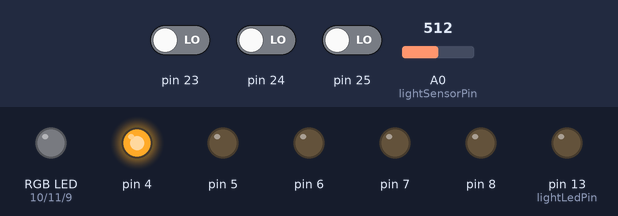
This sketch was run on a simulated Arduino Mega 2560, built with avr-gcc and run on an emulated ATmega2560. Shown: an RGB LED mixed from three pins (HIGH = lit), output pins drawn as LEDs (lit = HIGH). Wiring (inferred from the names in the program): IR receiver: data pin 22. Inputs (shaded band) come from the test bench; at power-on: A0 (lightSensorPin) = 512, pin 23 LOW, pin 24 LOW, pin 25 LOW. Random numbers use the default seed unless the sketch sets one; pins used as bus, display or sensor lines are not drawn.

Above: at 1.2 s.
1.3 s: A0 (lightSensorPin) set to 316
At 2.8 s:
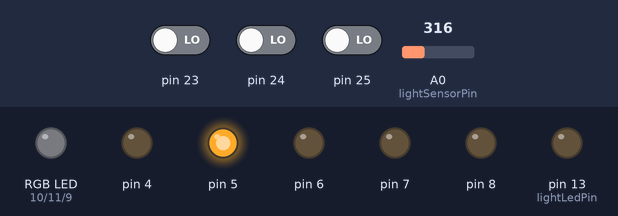
4.3 s: A0 (lightSensorPin) set to 287
At 7.4 s:
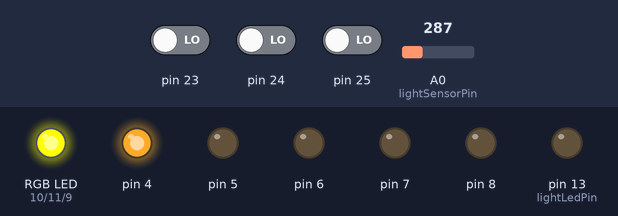
At 8.8 s:
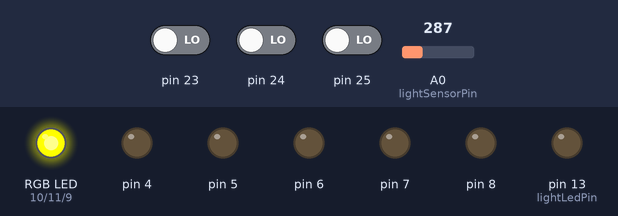
Timing chart, 0 to 26.1 s (numbered marks = the images above; inputs shaded):
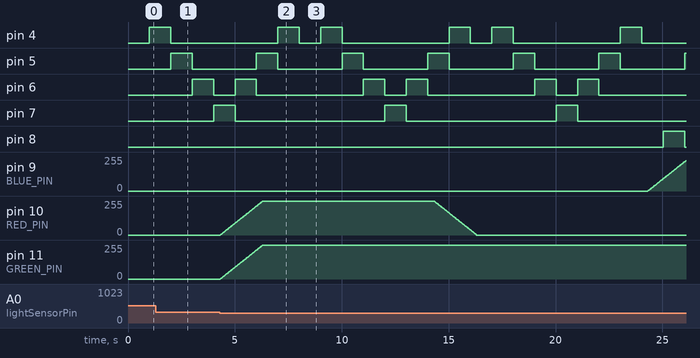

The sketch:

kmfountain.ino
```cpp
#include "Arduino.h"

// Turn on /off debug here
#define debug false
#include "debug.h"

#include "remote.h"   // Not used.
#include "led.h"
#include "pump.h"
#include "timer.h"

//#define TESTING


#define USE_RANDOM_PATTERNS false
static const boolean useRandomColors = false;

/*
  Pin Assignments
*/
#if defined(__AVR_ATmega2560__)
#define REMOTE_PIN 22
#else
#define REMOTE_PIN 13
#endif

#define BLUE_PIN   9
#define RED_PIN   10
#define GREEN_PIN 11

static const int lightSensorPin = A0;    // select the input pin for the potentiometer
static const int lightLedPin = 13;      // select the pin for the LED

/*
   Constants
*/

static const int lightSensorValue = 0;  // variable to store the value coming from the sensor

#define NUM_PUMPS 6
#define FIRST_PUMP_PIN  3
#define LAST_PUMP_PIN   (FIRST_PUM_PIN + NUM_PUMPS - 1)

//#if defined(__AVR_ATmega2560__)
#if !defined(TESTING)
static const int patternChangeSeconds = 20;
static const int colorChangeSeconds = 10;
static const int internalPatternChangeSeconds = 4;
static const int pumpfade = 4;
static const int lightfade = 2;
static const long autoOffMinutes = 120;
static const int pumpmin = 150;
static const bool enablepumps = true;
boolean forceLightsOn = false;

#else
static const int patternChangeSeconds = 35;
static const int colorChangeSeconds = 3;
static const int internalPatternChangeSeconds = 3;
static const int pumpfade = 5;
static const int lightfade = 1;
static const long autoOffMinutes = 5;
static const int pumpmin = 0;
static const bool enablepumps = false;
boolean forceLightsOn = true;

#endif

enum pump_patterns {
  POPCORN,
  RANDOM_PAIR,
  INSTANT_THREE,
  THREE,
  INSTANT_FOUR,
  FOUR,
  INSTANT_SIX_ONLY,
  SIX_ONLY,
  MOUNTAIN,
  VALLEY,
  SPLASH,

  /* Last Pattern.  Enum would be number of patterns */
  NUM_PATTERNS,

  /* Disabled */
  DECAY,
  SYMETRICAL,
  FULL_OR_3QTR
};

// If not using randomPatterns, then use program list
int programList[] = {
                      POPCORN, POPCORN, POPCORN,
                      SPLASH,
                      RANDOM_PAIR,
                      INSTANT_THREE, INSTANT_FOUR, INSTANT_SIX_ONLY,
                      MOUNTAIN, VALLEY, THREE, THREE,
                      -1  // END PROGRAM restart.
                    };

int maxProgramIndex = sizeof(programList) / sizeof(int) - 2;  // Less End of program marker
int mode = 0;
int colormode = 0;
int pattern = NUM_PATTERNS; // force change
int nextPattern = -1;
int programIndex = 1000;    // force Change
int pattern_one_state = 0;
const int popcorn_reset = 11;
int popcorn_state = 0;
int popcorn_previous = 0;

boolean fountainOn = true;  //Always on
boolean lightsOn = false;

/*
  Fountain sensors and actuators
*/

Remote remote;
RGBLed rgb;
Fountain fountain;

/*
   Timers
*/

Timer colorChange;    // Color change
Timer patternChange;
Timer internalPatternChange;
Timer autoOff;
Timer buttonTimer;

void setup() {
  // USB can be used for Debug output.
  Serial.begin(9600);
  Dln("setup");
  D2("Remote pin = ", REMOTE_PIN);
  remote.init(REMOTE_PIN);

  pinMode(lightLedPin, OUTPUT);

  rgb.init(BLUE_PIN, RED_PIN, GREEN_PIN);
  rgb.setFadeSpeed(lightfade);  // In seconds.
  //rgb.test(&remote);

  fountain.init(FIRST_PUMP_PIN);
  fountain.setFadeSpeed(pumpfade);  // in Seconds.
  fountain.pump[5].setMin(pumpmin);
  //fountain.test(&remote);

  colorChange.setSeconds(colorChangeSeconds);
  colorChange.expire();
  patternChange.setSeconds(patternChangeSeconds);

  internalPatternChange.setSeconds(internalPatternChangeSeconds);
  internalPatternChange.expire();
  patternChange.expire();
  randomSeed(analogRead(A0));

  autoOff.setMinutes(autoOffMinutes);

  buttonTimer.setSeconds(5);
  Dln("end setup");
}


boolean test = false;
int speed = 1000;

void loop()
{

#if defined(TESTING2)
    fountain.off();
    rgb.setWhite(255);
    rgb.setNow();
    //rgb.setRed(0);
    //rgb.setNow();
    //rgb.setBlue(0);
    //rgb.setNow();
    return;
#endif


   if (autoOff.isNow())
   {
     D2("AutoOff Minutes expired: ", autoOff.getMinutes());
    // fountainOn = false;
   }

   int sensorValue = analogRead(lightSensorPin);
   //D2("sensorValue=",sensorValue);
   if (forceLightsOn || sensorValue < 300)
   {
    //   D4("Sensor=",sensorValue,"forceLightsOn=",forceLightsOn);
     if (lightsOn == false)
        colorChange.expire();
     lightsOn = true;
   }

  int oldpattern = pattern;

  if (mode == 0 && patternChange.isNow())
  {
    Dln("-----------------");
    if (USE_RANDOM_PATTERNS) {
      Dln("Mode 0 and patternChange is now()");
      D2("Time = ", millis());
      while (oldpattern == pattern)
        pattern = random(0,NUM_PATTERNS);
      D2("Random pattern = ",pattern);
      nextPattern = -1;
    }
    else {
      if (++programIndex >= sizeof(programList)/sizeof(int) || programList[programIndex] == -1)
        programIndex = 0;
      pattern = programList[programIndex];
      D2("programIndex = ", programIndex);
      D2("Pattern = ", pattern);
      //if (pattern == RANDOM_PAIR)
      //  Serial.println("changed to random pairs");
      nextPattern = programList[(programIndex + 1) % (maxProgramIndex + 1)];
      D2("NextPattern = ", nextPattern);
    }

    // Reset Common state
    fountain.setFadeSpeed(pumpfade);  // in Seconds.
    internalPatternChange.setSeconds(internalPatternChangeSeconds);
    patternChange.setSeconds(patternChangeSeconds);
    internalPatternChange.expire();
    popcorn_state = popcorn_reset;
  }

  if (colorChange.isNow() && lightsOn)
  {
    if (useRandomColors){
      Dln("Choose Random color");
      rgb.randomColor();
    }
    else {
      Dln("Choose from ColorWheel");
      rgb.colorWheel();
      D2("red = ", rgb._rLed.getNewValue());
      D2("green = ", rgb._gLed.getNewValue());
      D2("blue = ", rgb._bLed.getNewValue());
    }
    //changecolor(); // Supported buttons for different color modes.
  }

  if (internalPatternChange.isNow())
  {
    switch (pattern) {
      case FULL_OR_3QTR:
        {
          // all on at half, 3qtr or full;
          Dln("Pattern - FULL_OR_3QTR");
          int p1value = random(7,9) * 32 - 1;
          if (p1value >= 256) p1value = 255;
          for (int p = 0; p < fountain.size() - 1; ++p)
          {
            fountain.pump[p].setNewValue(p1value);
          }
        }
        break;

      case RANDOM_PAIR:
        {
          Dln("Pattern RANDOM_PAIR");

          if (pattern != oldpattern) {
            //Serial.println("RANDOM_PAIR: forcing fountain off");
            fountain.setNewValue(0);
          }

          int max_random_pump = fountain.size() - 1;
          // Pick an off pump
          int pumpnum;
          do {
            pumpnum = random(0,max_random_pump);
            //Serial.print("pumpnum=");Serial.print(pumpnum); Serial.print(" value = ");Serial.println(fountain.pump[pumpnum].getRawValue());
          }
          while (fountain.pump[pumpnum].getRawValue() != 0);
          //Serial.print("RANDOM_PAIRS: off pumpnum = "); Serial.println(pumpnum);

          // Pick another off pump
          int pumpnum2;
          do {
            pumpnum2 = random(0,max_random_pump);
            //Serial.print("pumpnum2=");Serial.print(pumpnum2); Serial.print(" value = ");Serial.println(fountain.pump[pumpnum2].getRawValue());
          }
          while (pumpnum == pumpnum2 || (fountain.pump[pumpnum2].getRawValue() != 0 ));
          //Serial.print("RANDOM_PAIRS: off pumpnum2 = "); Serial.println(pumpnum2);
          internalPatternChange.setSeconds(2);

          int maxvalue = 255;

          fountain.off();
          fountain.pump[pumpnum].setNow(maxvalue);
          D2("Turn on Pump#",pumpnum);
          fountain.pump[pumpnum2].setNow(maxvalue);
          D2("Turn on Pump#",pumpnum2);
        }
        break;

      case POPCORN:
        // rolling
        Dln("Pattern POPCORN");
        internalPatternChange.setSeconds(1);
        popcorn_previous = popcorn_state;
        if (++popcorn_state > 9)  // Need to reach 'reset'
          popcorn_state = 0;

        D4("popcorn_state=",popcorn_state," popcorn_previous=",popcorn_previous);
        switch (popcorn_state) {
          case 0:
            fountain.off();
            // flow through
          case 1:
          case 2:
          case 3:
          case 4:
            fountain.pump[popcorn_state].setNow(255);
            if (popcorn_previous < 4)
              fountain.pump[popcorn_previous].setNow(0);
            break;
          case 5:
          case 6:
          case 7:
          case 8:
            // If repeating program, then skip 8
            if (popcorn_state != 8 || USE_RANDOM_PATTERNS || nextPattern != pattern){
              fountain.pump[8-popcorn_state].setNow(255);
              fountain.pump[8-popcorn_previous].setNow(0);
              break;
            }
            // else fall through
          default:  // random repeat?
            fountain.off();
            if (!USE_RANDOM_PATTERNS||random(0,3) == 0)
              patternChange.expire();
            break;
        }
        break;

      case SPLASH:
        // rolling
        Dln("Pattern SPLASH");

        internalPatternChange.setSeconds(1);
        Dln("Pattern 3 POPCORN");
        popcorn_previous = popcorn_state;
        if (++popcorn_state > 11)
          popcorn_state = 9;

        D4("popcorn_state=",popcorn_state," popcorn_previous=",popcorn_previous);
        switch (popcorn_state) {

          case 9:
            fountain.pump[0].setNow(0);
            fountain.pump[5].setNow(255);
            break;

          case 10:
            fountain.pump[2].setNow(255);
            fountain.pump[5].setNow(0);
            break;

          default:  // random repeat?
            fountain.off();
            if (random(0,3) == 0 || !USE_RANDOM_PATTERNS)
              patternChange.expire();
            break;
        }
        break;

      case DECAY:
        {
          Dln("Pattern DECAY");
          internalPatternChange.setSeconds(3);
          int pumpon;
          do {
            pumpon = random(0,fountain.size());
          }
          // Possible no pumps are set to off, so only wait for internal pattern change.
          while (fountain.pump[pumpon].getNewValue() != 0 && !internalPatternChange.isNow());

          for (int p = 0; p < fountain.size(); ++p)
          {
            D("Pump "); D(p);
            D2(" value = ", fountain.pump[p].getValue());
            if (p == pumpon)
              fountain.pump[p].setNow(255);
            else
              fountain.pump[p].setNewValue(0);
          }
          D2("Pump on: ",pumpon);
        }
        break;

      case SYMETRICAL: // Symetrical
        {
          Dln("Pattern SYMETRICAL");
          int totalOn = 0;
          for (int p = 5; p >= 0; --p)
          {
            switch (p)
            {
                // shift to front
                case 5:
                  fountain.pump[p].setNewValue(fountain.pump[p-1].getRawValue());
                  //D4("F",p,"=",fountain.pump[p].getRawValue());
                  //D2("F(currentvalue)=",fountain.pump[p].getValue());
                  break;

                case 4:
                case 3:
                  fountain.pump[p].setNow(fountain.pump[p-1].getRawValue());
                  //D4("R",p,"=",fountain.pump[p].getRawValue());
                  break;

                case 2:  // center;

                  int value;
                  do {
                    value = random(0,5) * 64 - 1;
                    if (value < 128)
                      value = 0;
                  }
                  while
                    (value == 0 && fountain.pump[1].getNewValue() == 0);
                  fountain.pump[p].setNewValue(value);
                  //D4("C",p,"=",fountain.pump[p].getRawValue());
                  break;

                // mirror
                case 1:
                case 0:
                  fountain.pump[p].setNow(fountain.pump[4 - p].getRawValue());
                  //D4("L",p,"=",fountain.pump[p].getRawValue());
                  break;
            }

            if (fountain.pump[p].getNewValue() != 0)
              ++totalOn;
          }

          // Make sure more than 1 pump is on;
          if (totalOn <=2) {
            Dln("SYMETRIC Forcing on extra pumps");
            fountain.pump[0].setNewValue(128);
            fountain.pump[4].setNewValue(128);
          }
      }
      break;

    case INSTANT_THREE:
     Dln("Pattern INSTANT_THREE");
      //fountain.setFadeSpeed(0);  // in Seconds.
      for (int p = 1; p <= 3; ++p)
        fountain.pump[p].setNow(255);
      fountain.pump[0].setNow(0);
      fountain.pump[4].setNow(0);
      fountain.pump[5].setNow(0);
      patternChange.setSeconds(internalPatternChangeSeconds);
      internalPatternChange.off();
      break;

    case THREE:
      Dln("Pattern THREE");
      for (int p = 1; p <= 3; ++p)
        fountain.pump[p].setNewValue(128);
      fountain.pump[0].setNewValue(0);
      fountain.pump[4].setNewValue(0);
      fountain.pump[5].setNewValue(0);
      patternChange.setSeconds(internalPatternChangeSeconds);
      internalPatternChange.off();
      break;

    case INSTANT_FOUR:
      Dln("Pattern INSTANT_FOUR");
      //fountain.setFadeSpeed(0);  // in Seconds.
      fountain.pump[0].setNow(0);
      fountain.pump[4].setNow(0);
      for (int p = 1; p <= 3; ++p)
        fountain.pump[p].setNow(128);
      fountain.pump[5].setNow(96);

      patternChange.setSeconds(internalPatternChangeSeconds);
      internalPatternChange.off();
      break;

    case FOUR:
      Dln("Pattern FOUR");
      fountain.pump[0].setNewValue(0);
      fountain.pump[4].setNewValue(0);
      for (int p = 1; p <= 3; ++p)
        fountain.pump[p].setNewValue(128);
      fountain.pump[5].setNewValue(96);

      patternChange.setSeconds(internalPatternChangeSeconds);
      break;

    case INSTANT_SIX_ONLY:
      Dln("Pattern INSTANT_SIX_ONLY");
      D2("patternChange.isActive() = ", patternChange.isActive());
      D2("patternChange.isPending() = ", patternChange.isPending());
      D2("eventtime = ", patternChange.eventtime);
      D2("millis() = ", millis());
      //fountain.setFadeSpeed(0);  // in Seconds.  screws up the setNow code????
      fountain.off();
      fountain.pump[5].setNow(172);
      patternChange.setSeconds(internalPatternChangeSeconds);
      internalPatternChange.off();
      break;

    case SIX_ONLY:
      Dln("Pattern SIX_ONLY");
      fountain.setNewValue(0);
      fountain.pump[5].setNewValue(172);
      patternChange.setSeconds(internalPatternChangeSeconds);
      internalPatternChange.off();
      break;

    case MOUNTAIN:
      Dln("Pattern MOUNTAIN");
      fountain.pump[0].setNewValue(0);
      fountain.pump[1].setNewValue(128);
      fountain.pump[2].setNewValue(255);
      fountain.pump[3].setNewValue(128);
      fountain.pump[4].setNewValue(0);
      fountain.pump[5].setNewValue(0);
      patternChange.setSeconds(internalPatternChangeSeconds);
      internalPatternChange.off();
      break;

    case VALLEY:
      Dln("Pattern VALLEY");
      fountain.pump[0].setNewValue(0);
      fountain.pump[1].setNewValue(255);
      fountain.pump[2].setNewValue(128);
      fountain.pump[3].setNewValue(255);
      fountain.pump[4].setNewValue(0);
      fountain.pump[5].setNewValue(0);
      patternChange.setSeconds(internalPatternChangeSeconds);
      internalPatternChange.off();
      break;

    default:  // programmimg error?
      Dln("Pattern 'default', time to change patterns");
      patternChange.expire();
      break;
    }
  }

   /* Watch Dog */
#ifdef TESTING3
   boolean oops = true;
   for (int pumpnum = 0; pumpnum < fountain.size(); ++pumpnum)
      if (fountain.pump[pumpnum].getNewValue() > 0) {
         oops = false;
         break;
      }

   if (oops) {
      D2("OOPS\npattern = ",pattern);
      internalPatternChange.setSeconds(internalPatternChangeSeconds);
      internalPatternChange.expire();
      patternChange.expire();
      fountain.pump[fountain.size()-1].setNow(255);
   }
#endif

  if (lightsOn)
    rgb.update();
  else
    rgb.off();

  fountain.update();
}


boolean pause(unsigned mills)
{
  return remote.pause(mills);
}

void changecolor() {
    D2("colorchange now colormode=",colormode);
    switch (colormode)
    {
      case 0:
        rgb.randomColor();
        break;

      case 1: // Halloween;


        if (random(0,4) == 0)
        {
          Dln("Lightning");
          do {
            rgb.setWhite(255);
            rgb.setNow();
            delay(random(250,500));
            rgb.off();
            delay(random(500,2000));
          } while (random(0,3) != 0);
          Dln("End Lightning");
        }
        switch (random(0,3))
        {
          case 0: // red
            rgb.setRed(random(200,255));
            rgb.setGreen(0);
            rgb.setBlue(random(0, 50));
            break;
          case 1: //orange
            rgb.setRed(random(170,255));
            rgb.setGreen(random(60,100));
            rgb.setBlue(0);
            break;
          case 2:
            // Purple
            rgb.setRed(random(200,255));
            rgb.setGreen(0);
            rgb.setBlue(random(125,200));
            break;
          case 3:
            // Yellowp Green
            rgb.setRed(random(200,255));
            rgb.setGreen(random(200,255));
            rgb.setBlue(0);
            break;
        }
        break;

      case 2:
        switch (random(0,3))
        {
          case 0: // red
            rgb.setRGB(255,0,0);
            break;
          case 1: //white
            rgb.setRGB(255,255,255);
            break;
          case 2:
            rgb.setRGB(40,40,255);
            break;
        }
        break;
    }
}
```

debug.h
```cpp
#ifndef DEBUG_H
#define DEBUG_H

#ifndef debug
#define debug  false
#endif
//#define debug false
#if debug
#define D(A)  Serial.print((A))
#define Dln(A) Serial.println(A)
#define D2(A,B) D(A);Serial.println((B))
#define D3(A,B,C) D(A);D(B);Dln(C)
#define D4(A,B,C,X) D(A);D(B);D(C);Dln(X)
#else
#define D(A)
#define Dln(A)
#define D2(A,B)
#define D3(A,B,C)
#define D4(A,B,C,X)
#endif

#endif
```

Source omitted: led.cpp (5381 bytes), led.h (885 bytes), pump.cpp (992 bytes), pump.h (471 bytes), pwm.cpp (3735 bytes), pwm.h (775 bytes), remote.cpp (2832 bytes), remote.h (1176 bytes), timer.cpp (1190 bytes), timer.h (753 bytes)

Measured:
- the behaviour switches between 300 and 299 on A0 (lightSensorPin) (found by bisection; images 1 and 2)
- after the input at 4.3 s, pin 9 (BLUE_PIN): moves from 0/255 to 226/255 over 1.8 s, starting after 20.0 s; pin 10 (RED_PIN): rises from 0/255 to 255/255 in 2.0 s, then falls to 0/255 in 10.0 s; pin 11 (GREEN_PIN): moves from 0/255 to 255/255 over 2.0 s, starting at once
- by itself, pin 4: repeats every 8.0 s: LOW 1.0 s, HIGH 1.0 s, LOW 5.0 s, HIGH 1.0 s
- by itself, pin 5: alternates HIGH for 1.0 s and LOW for 3.0 s
- by itself, pin 6: repeats every 8.0 s: LOW 5.0 s, HIGH 1.0 s, LOW 1.0 s, HIGH 1.0 s
- by itself, pin 7: alternates HIGH for 1.0 s and LOW for 7.0 s
